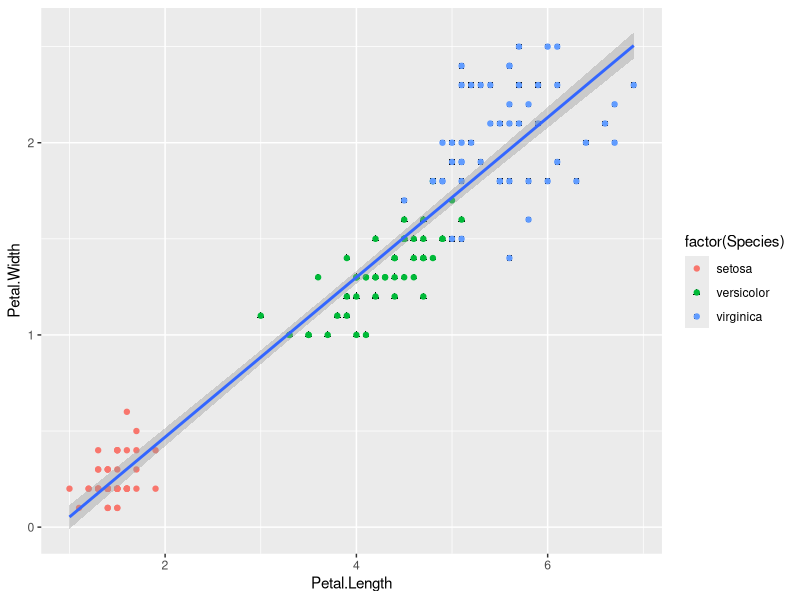

Write the R code that produced this figure.
# Load the ggplot2 library
library(ggplot2)

# Create a scatter plot using ggplot
ggplot(iris, aes(x = Petal.Length, y = Petal.Width)) +
  # Add points to the plot, using the 'Species' variable for shape
  geom_point(aes(shape = factor(Species))) +
  # Add points to the plot, using the 'Species' variable for color
  geom_point(aes(color = factor(Species))) +
  # Add a linear regression line to the plot
  geom_smooth(method = "lm")
